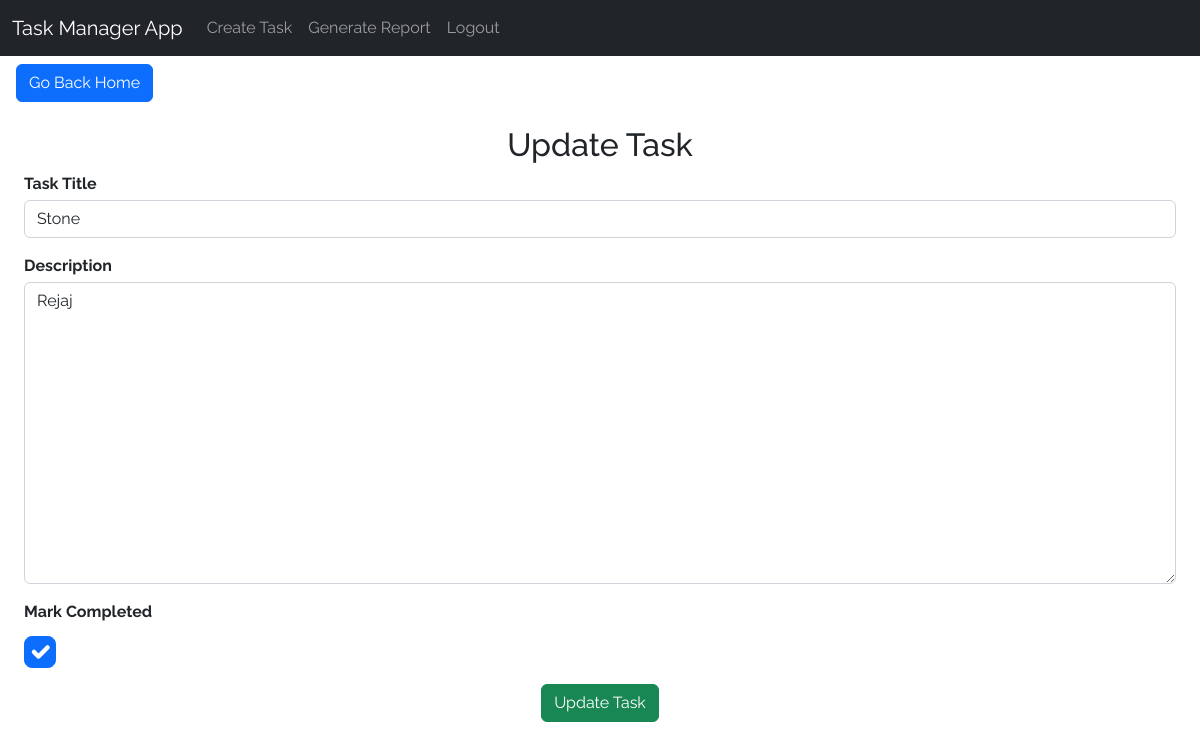
The page /update/34 (signed in) on the database its author committed.
### Todo/models.py (models this page shows, shortened)
class Todo(models.Model):
  user = models.ForeignKey(User,null=True,on_delete=models.CASCADE)
  title = models.CharField(max_length=200)
  description = models.TextField()
  date_created = models.DateTimeField(auto_now_add = True)
  date_updated = models.DateTimeField(auto_now = True)
  completed = models.BooleanField(default=False)

### Todo/views.py (the view)
# urls.py: path('update/<str:pk>',views.updateTodo,name='update'),
@login_required(login_url='login')
def updateTodo(request,pk):
  todo = Todo.objects.get(id=pk,user=request.user)
  form =TodoForm(instance=todo)
  context = {'form':form}
  if request.method == "POST":
    form =TodoForm(request.POST,instance=todo)
    if form.is_valid():
      form.save()
      messages.success(request,'Task was updated successfully!')
      return redirect('/')
  return render(request,'Todo/update.html',context)

### Todo/forms.py
class TodoForm(forms.ModelForm):
  completed = forms.BooleanField(required=False,label="Mark Completed",widget=forms.CheckboxInput(attrs={'class':'form-check-input'}))
  class Meta:
    model = Todo
    fields = ['title','description','completed']
    labels = {'title':'Task Title'}
    widgets = {
      'title':TextInput(attrs={
        'class':'form-control',
        'placeholder':'Enter title'
          }),
          'description':Textarea(attrs={
        'class':'form-control',
        'rows':'12',
        'placeholder':'Describe your Task'
      }),
        }

### Todo/templates/Todo/update.html (shortened to what this page needs)
{% extends 'Todo/main.html' %}
{% block content %}
<!DOCTYPE html>
<html>
<head>
</head>
<body>
<a href="{% url 'home' %}" class="btn btn-primary mx-3 my-2">Go Back Home</a>
<br>
<div class="mx-4 my-3">
  <h2 class="text-center">Update Task</h2>
<form method="POST" action="">
{% for field in form %}
<label class="fw-bold mb-1">{{field.label}}</label>
<h2 class="mb-3">{{field}}</h2>
{% endfor %}
<div class="text-center">
<button type="submit" class="btn btn-success btn-md text-center">
  Update Task
</button>
</div>
</form>
</div>
</body>
</html>
{% endblock %}

### Todo/templates/Todo/main.html (style rules this page uses)
body { font-family:'Raleway',sans-serif; }

### rows shown on the page
Todo: form "Stone" "Rejaj" "☑"

### other values the page prints
{{ field.label }} "Task Title" "Description" "Mark Completed"
